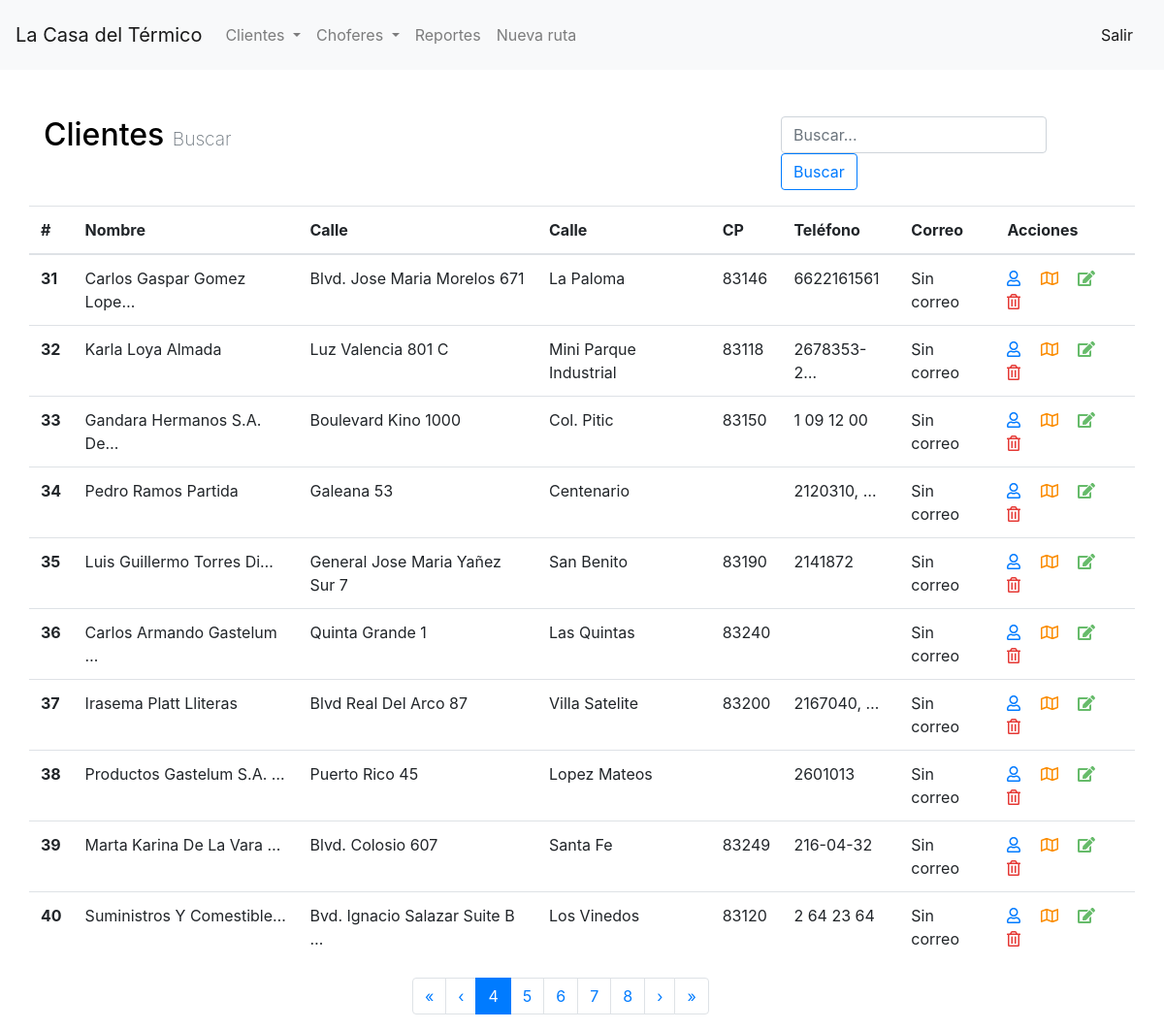
/clientes/?p=4, run on the app's committed database.
### crud/models.py (models this page shows)
class Cliente(models.Model):
    nombre = models.CharField(max_length=100)
    correo = models.CharField(blank=True, max_length=60)
    telefono = models.CharField(blank=True, max_length=50)
    colonia = models.CharField(max_length=50)
    calle = models.CharField(max_length=50)
    cp = models.CharField(blank=True, max_length=5)
    numero_int = models.CharField(blank=True, max_length=20)
    numero_ext = models.CharField(blank=True, max_length=20)
    lat = models.CharField(max_length=20)
    lng = models.CharField(max_length=20)
    zona = models.CharField(max_length=6)

### crud/views.py (the view)
# urls.py: path('clientes/', views.clientes_lista, name='clientes_lista'),
def clientes_lista(request):
    clientes = Cliente.objects.all()
    p = Paginator(clientes, 10)
    page = request.GET.get('p')
    if not page:
        page = 1
    page_range = calc_page_range(int(page), p.num_pages)
    return render(request, 'clientes_lista.html', {'clientes': p.get_page(page), 'paginator': p, 'page_range': page_range})

### crud/views.py (called while the page is built)
def calc_page_range(page, num_pages):
    start = page
    end = page + 4
    if end > num_pages:
        diff = end - num_pages
        end = end - diff
    page_range = [i for i in range(start, end+1)]
    return page_range

### templates/clientes_lista.html (shortened to what this page needs)
{% extends 'base.html' %}  {% block content %}
<div class="row mb-3">
    <div class="col m-0">
        <h2 class="mb-0">
            <a href="/clientes/" class="a-clean">Clientes</a>
            <small class="text-muted">Buscar</small>
        </h2>
    </div>
    <div class="col-sm-4 offset-sm-2">
        <form class="form-inline" action="/clientes/buscar_handler/" method="GET">
            <input class="form-control mr-2" type="search" placeholder="Buscar..." name="query">
            <button class="btn btn-outline-primary" type="submit">Buscar</button>
        </form>
    </div>
</div>
<div class="row">
    <table class="table">
        <thead>
            <tr>
                <th scope="col">#</th>
                <th scope="col">Nombre</th>
                <th scope="col">Calle</th>
                <th scope="col">Calle</th>
                <th scope="col">CP</th>
                <th scope="col">Teléfono</th>
                <th scope="col">Correo</th>
                <th scope="col">Acciones</th>
            </tr>
        </thead>
        <tbody>
            {% for c in clientes %}
            <tr>
                <th scope="row">{{ c.id }}</th>
                <td>{{ c.nombre|title|truncatechars:25 }}</td>
                <td>{{ c.calle|add:" "|add:c.numero_int|add:" "|add:c.numero_ext|title|truncatechars:30 }}</td>
                <td>{{ c.colonia|title }}</td>
                <td>{{ c.cp }}</td>
                <td>{{ c.telefono|truncatechars:10 }}</td>
                <td>{{ c.correo }}</td>
                <td>
                    <a href="/clientes/{{ c.id }}"><i class="far fa-user"></i></a>&emsp;
                    <a href="https://www.google.com/maps?q={{ c.lat }},{{ c.lng }}"><i class="far fa-map"></i></a>&emsp;
                    <a href="/clientes/editar/{{ c.id }}"><i class="fas fa-edit"></i></a>&emsp;
                    <a  href="#" data-toggle="modal" data-target="#modal_borrar_{{ c.id }}"><i class="far fa-trash-alt"></i></a>
                </td>
            </tr>
            {% endfor %}
        </tbody>
    </table>
</div>
{% if paginator.num_pages > 1 %}
<div class="row">
    <div class="col-sm-6 offset-sm-4">
        <nav>
            <ul class="pagination">
                {% if clientes.has_previous %}
                    <li class="page-item">
                        <a class="page-link" href="/clientes/">
                            <span aria-hidden="true">&laquo;</span>
                        </a>
                    </li>
                    <li class="page-item">
                        <a class="page-link" href="?p={{ clientes.previous_page_number }}">
                            <span aria-hidden="true">&lsaquo;</span>
                        </a>
                    </li>
                {% endif %}
                {% for i in page_range %}
                    {% if i == clientes.number %}
                        <li class="page-item active">
                            <a class="page-link" href="?p={{ i }}">{{ i }}</a>
                        </li>
                    {% else %}
                        <li class="page-item">
                            <a class="page-link" href="?p={{ i }}">{{ i }}</a>
                        </li>
                    {% endif %}
                {% endfor %}
                {% if clientes.has_next %}
                    <li class="page-item">
                        <a class="page-link" href="?p={{ clientes.next_page_number }}">
                            <span aria-hidden="true">&rsaquo;</span>
                        </a>
                    </li>
                    <li class="page-item">
                        <a class="page-link" href="?p={{ paginator.num_pages }}">
                            <span aria-hidden="true">&raquo;</span>
                        </a>
                    </li>
                {% endif %}
            </ul>
        </nav>
    </div>
</div>
{% endif %}
{% endblock %}

### static/custom.css (style rules this page uses)
small { font-size: 60%; font-weight: 200; }
.a-clean { text-decoration: none !important; color: #000; }
.fa-edit { color: #66BB6A; }
.fa-trash-alt { color: #E53935; }
.fa-user { color: #007bff; }
.fa-map { color: #FB8C00; }

### data on the page
Cliente: id "31", nombre "Carlos Gaspar Gomez Lope…", calle|add "Blvd. Jose Maria Morelos 671", colonia "La Paloma", cp "83146", telefono "6622161561", correo "Sin correo"
Cliente: id "32", nombre "Karla Loya Almada", calle|add "Luz Valencia 801 C", colonia "Mini Parque Industrial", cp "83118", telefono "2678353-2…", correo "Sin correo"
Cliente: id "33", nombre "Gandara Hermanos S.A. De…", calle|add "Boulevard Kino 1000", colonia "Col. Pitic", cp "83150", telefono "1 09 12 00", correo "Sin correo"
Cliente: id "34", nombre "Pedro Ramos Partida", calle|add "Galeana 53", colonia "Centenario", telefono "2120310, …", correo "Sin correo"
Cliente: id "35", nombre "Luis Guillermo Torres Di…", calle|add "General Jose Maria Yañez Sur 7", colonia "San Benito", cp "83190", telefono "2141872", correo "Sin correo"
Cliente: id "36", nombre "Carlos Armando Gastelum …", calle|add "Quinta Grande 1", colonia "Las Quintas", cp "83240", correo "Sin correo"
Cliente: id "37", nombre "Irasema Platt Lliteras", calle|add "Blvd Real Del Arco 87", colonia "Villa Satelite", cp "83200", telefono "2167040, …", correo "Sin correo"
Cliente: id "38", nombre "Productos Gastelum S.A. …", calle|add "Puerto Rico 45", colonia "Lopez Mateos", telefono "2601013", correo "Sin correo"
Cliente: id "39", nombre "Marta Karina De La Vara …", calle|add "Blvd. Colosio 607", colonia "Santa Fe", cp "83249", telefono "216-04-32", correo "Sin correo"
Cliente: id "40", nombre "Suministros Y Comestible…", calle|add "Bvd. Ignacio Salazar Suite B …", colonia "Los Vinedos", cp "83120", telefono "2 64 23 64", correo "Sin correo"

### other printed values
{{ i }} "4"
{{ i }} "5" "6" "7" "8"
